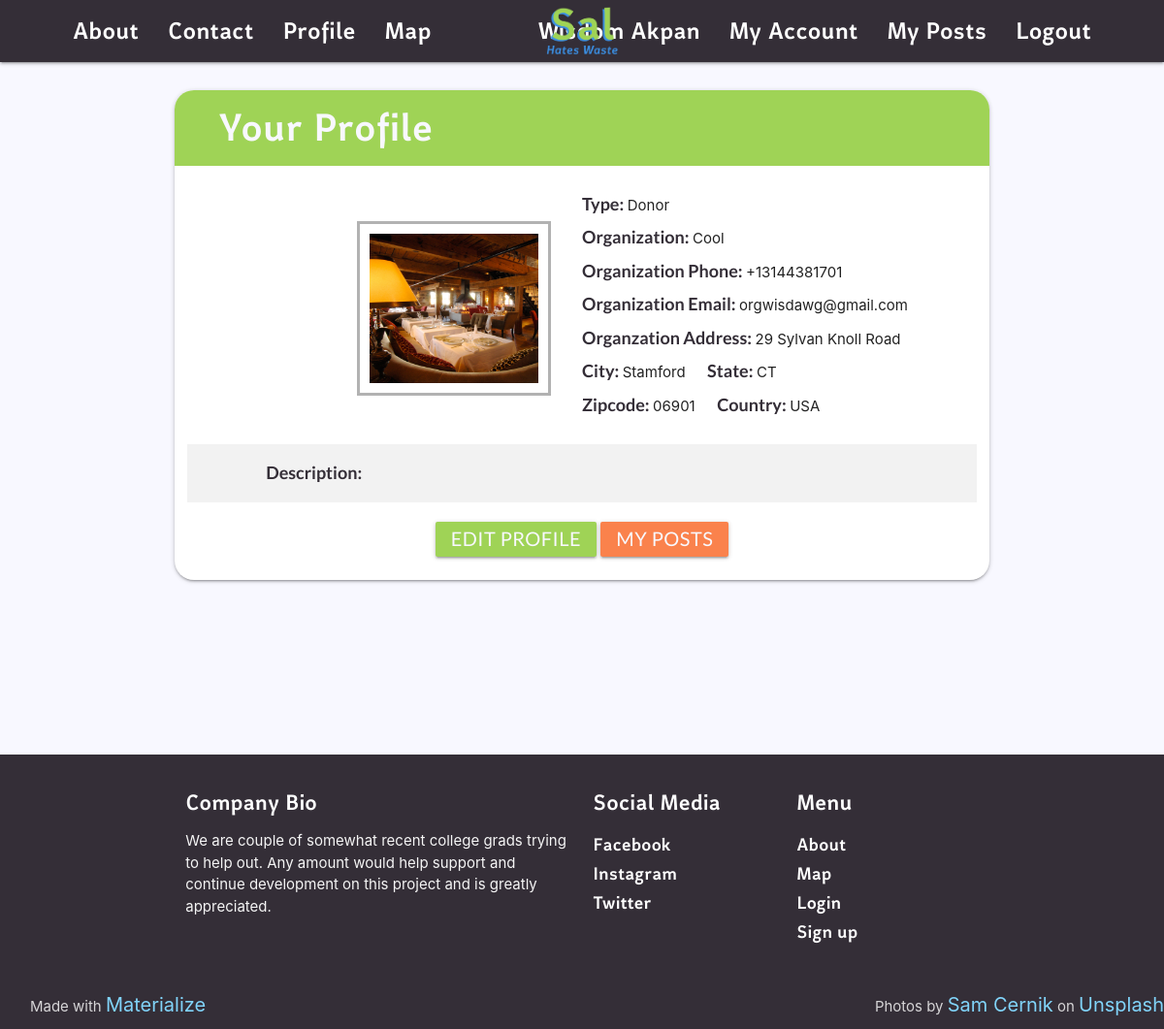
Screenshot of /profile-view (signed in) with the database file from the repository.
### main/models.py (models this page shows, shortened)
class CustomUser(AbstractBaseUser, PermissionsMixin):
    email = models.EmailField(_('email address'), max_length=254, unique=True)
    your_name = models.CharField(_('user name'), max_length=30, blank=True)
    is_staff = models.BooleanField(_('staff status'), default=False,
                                   help_text=_('Designates whether the user can log into this admin '
                                               'site.'))
    is_active = models.BooleanField(_('active'), default=True,
                                    help_text=_('Designates whether this user should be treated as '
                                                'active. Unselect this instead of deleting accounts.'))
    date_joined = models.DateTimeField(_('date joined'), default=timezone.now)
    objects = CustomUserManager()
    USERNAME_FIELD = 'email'
    REQUIRED_FIELDS = []
    class Meta:
        verbose_name = _('user')
        verbose_name_plural = _('users')

class Profile(models.Model):
    user = models.OneToOneField(
        CustomUser, on_delete=models.CASCADE, blank=True)
    org_name = models.CharField('Your Organization', max_length=30, blank=True)
    org_role = models.CharField(
        max_length=10, choices=ROLE_CHOICES, default="Donor",)
    phone_regex = RegexValidator(
        regex=r'^\+?1?\d{9,15}$', message="Phone number must be entered in the format: '+999999999'. Up to 15 digits allowed.")
    org_phone = models.CharField(_('phone'), max_length=20, validators=[
                                 phone_regex], null=True, blank=True)
    org_email = models.EmailField(
        'Your Organizations Email', max_length=254, null=False)
    org_address = models.CharField(
        'Your Organizations Location', max_length=80, default="123 Test St.", null=False)
    org_city = models.CharField(max_length=30, default="Stamford", null=False)
    org_state = models.CharField(max_length=2, default="CT", null=False)
    org_zipcode = models.CharField(max_length=10, null=True, blank=True)
    org_country = models.CharField(max_length=60, default="USA", null=False)
    org_desc = models.TextField(max_length=500, null=True, blank=True)
    profile_slug = models.SlugField(max_length=200, null=True, unique=True)
    image = models.ImageField('Profile Image', default='default.png',
                              upload_to='profile_pics',  blank=True, validators=(validate_is_pic,))

### main/views.py (the view)
# urls.py: path('profile-view', views.profile_view, name='profile-view'),
def profile_view(request):
    if request.user.is_authenticated:
        return render(request=request,template_name="main/profile_view.html")
    else:
        messages.info(request, f"Login to view your profile")
        return redirect('main:login')

### main/Templates/main/profile_view.html (shortened to what this page needs)
{% extends 'main/header.html' %}
{% load static %}
{% block content %}
<head>
  {% load static %}
    <link rel="stylesheet" type="text/css" href="{% static 'profile_view_style.css' %}">
</head>
<body>
  <div class="container col " style="margin-bottom: 12em; ">
    <div class="card hoverable">
      <div class="title-banner">
        <h3 class="title-text"> Your Profile</h2>
      </div>
      <div class="card-content center">
        <div class="media">
          <div class=" main-row row center flexbox-container">
            <div class="col right-col">
              <img class="account-img" src="{{ user.profile.image.url }}" >
            </div>
            <div class="col left-col ">
              <div class="profile-content">
                <p class="p-line donor-status"><strong>Type: </strong>{{ user.profile.org_role }}</p>
                <p class="p-line"><strong>Organization: </strong>{{ user.profile.org_name }}</p>
                <p class="p-line"><strong>Organization Phone: </strong>{{ user.profile.org_phone }}</p>
                <p class="p-line"><strong>Organization Email: </strong>{{ user.profile.org_email }}</p>
                <p class="p-line"><strong>Organzation Address: </strong>{{ user.profile.org_address }}</p>
                <div class="row">
                  <p class="p-line col"><strong> City: </strong>{{ user.profile.org_city }}</p>
                  <p class="p-line col"><strong> State: </strong>{{ user.profile.org_state }}</p>
                </div>
                <div class="row">
                  <p class="p-line col"><strong> Zipcode: </strong>{{ user.profile.org_zipcode }}</p>
                  <p class="p-line col"><strong> Country: </strong>{{ user.profile.org_country }}</p>
                </div>
              </div>
            </div>
          </div>
          <div class="row">
            <p class="desc"><strong>Description: </strong>{{ user.profile.org_desc }}</p>
          </div>
          <div >
            <button class="edit waves-effect waves-light btn"><a href="profile-edit" >Edit Profile</a></button>
            <button class="posts waves-effect waves-light btn"><a href="my-posts">My Posts</a></button>
          </div>
        </div>
      </div>
    </div>
  </div>
  {% include 'main/footer.html' %}
</body>
{% endblock %}

### main/Templates/main/header.html (shortened to what this page needs)
{% load static %}
<head>
  <link rel="stylesheet" href="https://cdnjs.cloudflare.com/ajax/libs/materialize/1.0.0/css/materialize.min.css">
  <link rel="stylesheet" type="text/css" href="{% static '/fonts/stylesheet.css' %}">
</head>
<body>
  <section>
    <nav style="background-color: #342E37" role="navigation">
      <div class="nav-wrapper container" style="background-color: #342E37">
        <a href="/"  class=" center brand-logo">
          <img alt="Logo" src="{% static 'images/sal_hates_waste_logo.png' %}" height="60" style="display: block;  color: #ffffff; font-size: 16px;" border="0">
      </a>
        <ul class="right hide-on-med-and-down">
          {% if user.is_authenticated %}
          <li><a href="/account" style="color:white;font-size:20pt;">{{ user.your_name }}</a></li>
          <li><a href="/account" style="color:white;font-size:20pt;">My Account</a></li>
          <li><a href="/my-posts" style="color:white;font-size:20pt;">My Posts</a></li>
          <li><a href="/logout" style="color:white;font-size:20pt;">Logout</a></li>
          {% else %}
          <li><a href="/login" style="color:white;font-size:20pt;">Login</a></li>
          <li><a href="/signup" style="color:white;font-size:20pt;">Sign Up</a></li>
          <li><a href="/volunteer" style="color:white;font-size:20pt;">Volunteer!</a></li>
          {% endif %}
        </ul>
        <ul class="left hide-on-med-and-down">
          <li><a href="/#about-title" style="color:white;font-size:20pt;">About</a></li>
          <li><a href="/contact" style="color:white;font-size:20pt;">Contact</a></li>
          <li><a href="/profile-view" style="color:white;font-size:20pt;">Profile</a></li>
          <li><a href="/map_page" style="color:white;font-size:20pt;">Map</a></li>
        </ul>
      </div>
    </nav>
  </section>
  {% block content %}
  {% endblock %}
</body>

### main/static/profile_view_style.css (style rules this page uses)
.account-img { margin-top: auto; margin-bottom: auto; min-width: 200; max-width: 400; max-height:180px; border: 3px solid rgba(0, 0, 0, 0.3); padding: 10px; }
body { background-color: ghostwhite; background-size: cover; background-image: url('images/orange-photo.jpg'); }
.title-banner { background-color:#9FD356; border-top-right-radius: 20px; border-top-left-radius: 20px; }
.title-text { color: ghostwhite; margin-left: 3rem; padding-top: 1rem; padding-bottom: 1rem; }
.edit, .edit:hover { background-color: #9FD356; }
.posts, .posts:hover { background-color: #FA824C; }
.card .card-content { padding-top: 8px; }
.p-line { text-align: left; padding-bottom: 2%; }
.card { border-radius: 20px; }
.col { max-width: auto; }
.profile-content > .row { margin-bottom: 0; padding-bottom: 2%; }
a { color: ghostwhite; font-size:20px; }
.desc { padding-top: 2%; padding-bottom: 2%; background-color:#F2F2F2; text-align: left; padding-left: 10%; }
@media screen and (min-width: 621px) { .main-row { display: flex; width: 100%; justify-content: center; } }
@media screen and (min-width: 621px) { .account-img { margin-left: auto; margin-right: 2.5%; } }
@media screen and (min-width: 621px) { .right-col { content: ''; flex: 3.5; display: flex; } }
@media screen and (min-width: 621px) { .left-col { flex: 3.5; } }

### main/Templates/main/header.html (style rules this page uses)
.nav-wrapper { width: 90%; }

### rows the page displays
CustomUser: your_name "Wisdom Akpan", profile.image (picture), profile.org_role "Donor", profile.org_name "Cool", profile.org_phone "+13144381701", profile.org_email "orgwisdawg@gmail.com", profile.org_address "29 Sylvan Knoll Road", profile.org_city "Stamford", profile.org_state "CT", profile.org_zipcode "06901", profile.org_country "USA"
